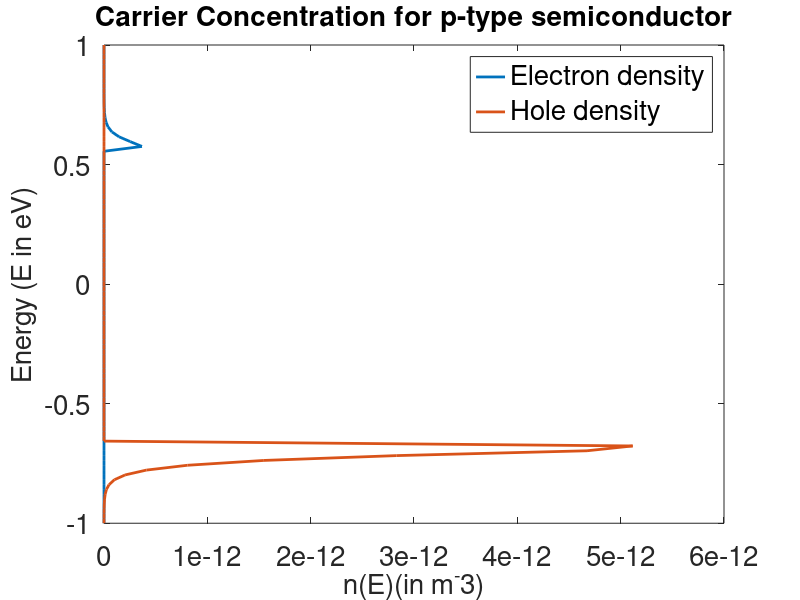

Source code (MATLAB):
clc;   
clear;  
close;
Ev =-0.67;
Ef = -0.09;
Ec= 0.56;
E = linspace(-1,1); 
ev = 1.602e-19; 
K = 1.38e-23;
T = 300;  % analysis at constant temperature
h=6.582e-16;; % in ev
m =9.31e-31; 


for i = 1:length(E)
  F(i) = (1 / (1 + exp((E(i)-Ef)*ev/ (K*T)))); 
  D(i) = (1/(2*pi*pi))*((2*m/(h*h))^1.5)*(E(i) - Ec)^0.5;
  N(i) = F(i)*D(i);
endfor
plot(N,E,'linewidth',2);
set( gca,"fontsize",20);
hold on 
for i = 1:length(E)
  F(i) = (1 / (1 + exp((E(i)-Ef)*ev/ (K*T)))); 
  D(i) = (1/(2*pi*pi))*((2*m/(h*h))^1.5)*(Ev- E(i))^0.5;
  N(i) = (1-F(i))*D(i);
endfor
plot(N,E,'linewidth',2);
set( gca,"fontsize",20);
hold off;


 title('Carrier Concentration for p-type semiconductor', 'fontsize', 20);
 ylabel("Energy (E in eV)", 'fontsize',20);
 xlabel("n(E)(in m^-3)", 'fontsize', 20);
 legend('Electron density','Hole density','fontsize', 20);

 

